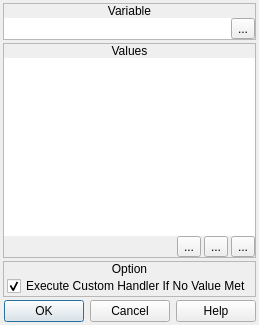
<?xml version="1.0" encoding="UTF-8"?>
<ui version="4.0">
 <class>ConfigureEvent_VariableMultiValueConditionalBranch</class>
 <widget class="QDialog" name="ConfigureEvent_VariableMultiValueConditionalBranch">
  <property name="geometry">
   <rect>
    <x>0</x>
    <y>0</y>
    <width>259</width>
    <height>325</height>
   </rect>
  </property>
  <property name="windowTitle">
   <string>Variable Multi-Value Conditional Branch</string>
  </property>
  <property name="windowIcon">
   <iconset resource="gui_icons.qrc">
    <normaloff>:/icons/openrpgmaker.png</normaloff>:/icons/openrpgmaker.png</iconset>
  </property>
  <property name="styleSheet">
   <string notr="true">.QFrame
{
	border-width: 1px;
	border-style: solid;
	border-color: palette(window-text);
}

.QFrame&gt;QLabel
{
	border-width: 0px;
	background-color: palette(window-text);
	color: palette(window);
	font-weight: bold;
}

.QFrame&gt;QCheckBox
{
	background-color: palette(window-text);
	border-width: 0px;
	border-style: none;
	color: palette(window);
	spacing: 3px;
	font-weight: bold;
	padding: 0px 0px 0px 3px;
}

.QFrame&gt;QCheckBox::indicator
{
	min-width: 8px;
	max-width: 8px;
	min-height: 8px;
	max-height: 8px;
	width: 8px;
	height: 8px;
	border-width: 2px;
	border-radius: 0px;
	border-style: ridge;
	border-color: palette(mid);
}

.QFrame&gt;QCheckBox::indicator:unchecked
{
	background-color: palette(base);
}

.QFrame&gt;QCheckBox::indicator:checked
{
	background-color: palette(window-text);
}

.QFrame&gt;QCheckBox::indicator:hover
{
	border-color: palette(highlight);
}</string>
  </property>
  <layout class="QVBoxLayout" name="verticalLayout_5">
   <property name="spacing">
    <number>3</number>
   </property>
   <property name="margin">
    <number>3</number>
   </property>
   <item>
    <widget class="QFrame" name="frame">
     <property name="frameShape">
      <enum>QFrame::StyledPanel</enum>
     </property>
     <property name="frameShadow">
      <enum>QFrame::Raised</enum>
     </property>
     <layout class="QVBoxLayout" name="verticalLayout">
      <property name="spacing">
       <number>0</number>
      </property>
      <property name="margin">
       <number>0</number>
      </property>
      <item>
       <widget class="QLabel" name="label">
        <property name="sizePolicy">
         <sizepolicy hsizetype="Preferred" vsizetype="Fixed">
          <horstretch>0</horstretch>
          <verstretch>0</verstretch>
         </sizepolicy>
        </property>
        <property name="text">
         <string>Variable</string>
        </property>
        <property name="alignment">
         <set>Qt::AlignCenter</set>
        </property>
       </widget>
      </item>
      <item>
       <widget class="QWidget" name="widget" native="true">
        <layout class="QHBoxLayout" name="horizontalLayout">
         <property name="spacing">
          <number>0</number>
         </property>
         <property name="margin">
          <number>0</number>
         </property>
         <item>
          <widget class="QLabel" name="lblVariable">
           <property name="sizePolicy">
            <sizepolicy hsizetype="Preferred" vsizetype="Preferred">
             <horstretch>0</horstretch>
             <verstretch>0</verstretch>
            </sizepolicy>
           </property>
           <property name="font">
            <font>
             <family>Monospace</family>
            </font>
           </property>
           <property name="styleSheet">
            <string notr="true">background-color: palette(base);</string>
           </property>
           <property name="text">
            <string/>
           </property>
          </widget>
         </item>
         <item>
          <widget class="QToolButton" name="bBrowseVariables">
           <property name="text">
            <string>...</string>
           </property>
           <property name="icon">
            <iconset resource="gui_icons.qrc">
             <normaloff>:/icons/fileopen.png</normaloff>:/icons/fileopen.png</iconset>
           </property>
          </widget>
         </item>
        </layout>
       </widget>
      </item>
     </layout>
    </widget>
   </item>
   <item>
    <widget class="QFrame" name="frame_2">
     <property name="frameShape">
      <enum>QFrame::StyledPanel</enum>
     </property>
     <property name="frameShadow">
      <enum>QFrame::Raised</enum>
     </property>
     <layout class="QVBoxLayout" name="verticalLayout_2">
      <property name="spacing">
       <number>0</number>
      </property>
      <property name="margin">
       <number>0</number>
      </property>
      <item>
       <widget class="QLabel" name="label_2">
        <property name="sizePolicy">
         <sizepolicy hsizetype="Preferred" vsizetype="Fixed">
          <horstretch>0</horstretch>
          <verstretch>0</verstretch>
         </sizepolicy>
        </property>
        <property name="text">
         <string>Values</string>
        </property>
        <property name="alignment">
         <set>Qt::AlignCenter</set>
        </property>
       </widget>
      </item>
      <item>
       <widget class="QWidget" name="widget_2" native="true">
        <layout class="QVBoxLayout" name="verticalLayout_3">
         <property name="spacing">
          <number>0</number>
         </property>
         <property name="margin">
          <number>0</number>
         </property>
         <item>
          <widget class="QListWidget" name="lwValues">
           <property name="frameShape">
            <enum>QFrame::NoFrame</enum>
           </property>
          </widget>
         </item>
         <item>
          <widget class="QWidget" name="widget_3" native="true">
           <property name="sizePolicy">
            <sizepolicy hsizetype="Preferred" vsizetype="Fixed">
             <horstretch>0</horstretch>
             <verstretch>0</verstretch>
            </sizepolicy>
           </property>
           <layout class="QHBoxLayout" name="horizontalLayout_2">
            <property name="spacing">
             <number>3</number>
            </property>
            <property name="margin">
             <number>0</number>
            </property>
            <item>
             <spacer name="horizontalSpacer_2">
              <property name="orientation">
               <enum>Qt::Horizontal</enum>
              </property>
              <property name="sizeHint" stdset="0">
               <size>
                <width>371</width>
                <height>20</height>
               </size>
              </property>
             </spacer>
            </item>
            <item>
             <widget class="QToolButton" name="bRemoveValue">
              <property name="text">
               <string>...</string>
              </property>
              <property name="icon">
               <iconset resource="gui_icons.qrc">
                <normaloff>:/icons/minus.png</normaloff>:/icons/minus.png</iconset>
              </property>
             </widget>
            </item>
            <item>
             <widget class="QToolButton" name="bAddValue">
              <property name="text">
               <string>...</string>
              </property>
              <property name="icon">
               <iconset resource="gui_icons.qrc">
                <normaloff>:/icons/plus.png</normaloff>:/icons/plus.png</iconset>
              </property>
             </widget>
            </item>
            <item>
             <widget class="QToolButton" name="bConfigureValue">
              <property name="text">
               <string>...</string>
              </property>
              <property name="icon">
               <iconset resource="gui_icons.qrc">
                <normaloff>:/icons/configure.png</normaloff>:/icons/configure.png</iconset>
              </property>
             </widget>
            </item>
           </layout>
          </widget>
         </item>
        </layout>
       </widget>
      </item>
     </layout>
    </widget>
   </item>
   <item>
    <widget class="QFrame" name="frame_3">
     <property name="sizePolicy">
      <sizepolicy hsizetype="Preferred" vsizetype="Fixed">
       <horstretch>0</horstretch>
       <verstretch>0</verstretch>
      </sizepolicy>
     </property>
     <property name="frameShape">
      <enum>QFrame::StyledPanel</enum>
     </property>
     <property name="frameShadow">
      <enum>QFrame::Raised</enum>
     </property>
     <layout class="QVBoxLayout" name="verticalLayout_4">
      <property name="spacing">
       <number>0</number>
      </property>
      <property name="margin">
       <number>0</number>
      </property>
      <item>
       <widget class="QLabel" name="label_3">
        <property name="sizePolicy">
         <sizepolicy hsizetype="Preferred" vsizetype="Fixed">
          <horstretch>0</horstretch>
          <verstretch>0</verstretch>
         </sizepolicy>
        </property>
        <property name="text">
         <string>Option</string>
        </property>
        <property name="alignment">
         <set>Qt::AlignCenter</set>
        </property>
       </widget>
      </item>
      <item>
       <widget class="QWidget" name="widget_4" native="true">
        <layout class="QHBoxLayout" name="horizontalLayout_3">
         <property name="spacing">
          <number>0</number>
         </property>
         <property name="leftMargin">
          <number>3</number>
         </property>
         <property name="topMargin">
          <number>0</number>
         </property>
         <property name="rightMargin">
          <number>3</number>
         </property>
         <property name="bottomMargin">
          <number>0</number>
         </property>
         <item>
          <widget class="QCheckBox" name="cbExecuteCustomHandler">
           <property name="text">
            <string>Execute Custom Handler If No Value Met</string>
           </property>
           <property name="checked">
            <bool>true</bool>
           </property>
          </widget>
         </item>
        </layout>
       </widget>
      </item>
     </layout>
    </widget>
   </item>
   <item>
    <widget class="QDialogButtonBox" name="buttonBox">
     <property name="orientation">
      <enum>Qt::Horizontal</enum>
     </property>
     <property name="standardButtons">
      <set>QDialogButtonBox::Cancel|QDialogButtonBox::Help|QDialogButtonBox::Ok</set>
     </property>
    </widget>
   </item>
  </layout>
 </widget>
 <resources>
  <include location="gui_icons.qrc"/>
 </resources>
 <connections>
  <connection>
   <sender>buttonBox</sender>
   <signal>accepted()</signal>
   <receiver>ConfigureEvent_VariableMultiValueConditionalBranch</receiver>
   <slot>accept()</slot>
   <hints>
    <hint type="sourcelabel">
     <x>248</x>
     <y>254</y>
    </hint>
    <hint type="destinationlabel">
     <x>157</x>
     <y>274</y>
    </hint>
   </hints>
  </connection>
  <connection>
   <sender>buttonBox</sender>
   <signal>rejected()</signal>
   <receiver>ConfigureEvent_VariableMultiValueConditionalBranch</receiver>
   <slot>reject()</slot>
   <hints>
    <hint type="sourcelabel">
     <x>316</x>
     <y>260</y>
    </hint>
    <hint type="destinationlabel">
     <x>286</x>
     <y>274</y>
    </hint>
   </hints>
  </connection>
 </connections>
</ui>
